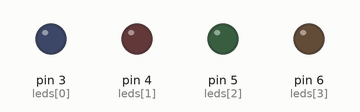
Bench run of a sketch on a simulated Arduino Uno, built with avr-gcc and run on an emulated ATmega328P. Parts: output pins drawn as LEDs (lit = HIGH).

Above: at 0.4 s.
At 2.8 s:
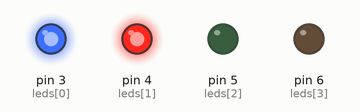
At 4.4 s:
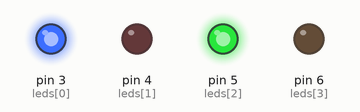
At 6.0 s:
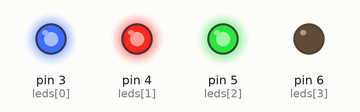
At 9.2 s:
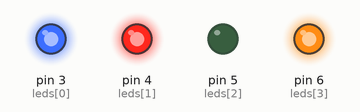
At 12.5 s:
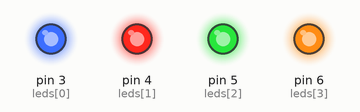
Timing chart, 0 to 17.5 s (numbered marks = the images above):
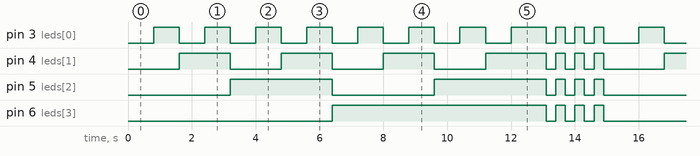

The sketch:

sketch.ino
```cpp
int leds[] = {3, 4, 5, 6};
int count = sizeof(leds)/sizeof(leds[0]);

void setup() {
  for(int i = 0; i < count; i++) {
    pinMode(leds[i], OUTPUT);
  }
}

void setAll(int state){
  for(int i = 0; i < count; i++){
    digitalWrite(leds[i], state);
  }
}

void loop() {
  for(int n = 0; n < 16; n++) {
    for(int i = 0; i < count; i++){
      digitalWrite(leds[i], (n >> i) & 1);
    }
    delay(800);
  }

  for(int i = 0; i < 4; i++) {
    setAll(HIGH);
    delay(300);

    setAll(LOW);
    delay(300);

  }

}
```

Measured:
- by itself, pin 3 (leds[0]): moves between LOW and HIGH, repeating every 15.2 s
- by itself, pin 5 (leds[2]): repeats every 15.2 s: LOW 3.2 s, HIGH 3.5 s, 3 × (LOW 0.30 s, HIGH 0.30 s), LOW 3.5 s, HIGH 3.2 s
- by itself, pin 6 (leds[3]): goes HIGH 6.7 s, 3 × (LOW 0.30 s, HIGH 0.30 s), LOW 6.7 s, HIGH 6.7 s, 3 × (LOW 0.30 s, HIGH 0.30 s), LOW 6.7 s, then HIGH
- by itself, pin 4 (leds[1]): repeats every 15.2 s: 2 × (LOW 1.6 s, HIGH 1.6 s), LOW 1.6 s, HIGH 1.9 s, 3 × (LOW 0.30 s, HIGH 0.30 s), LOW 1.9 s, HIGH 1.6 s
